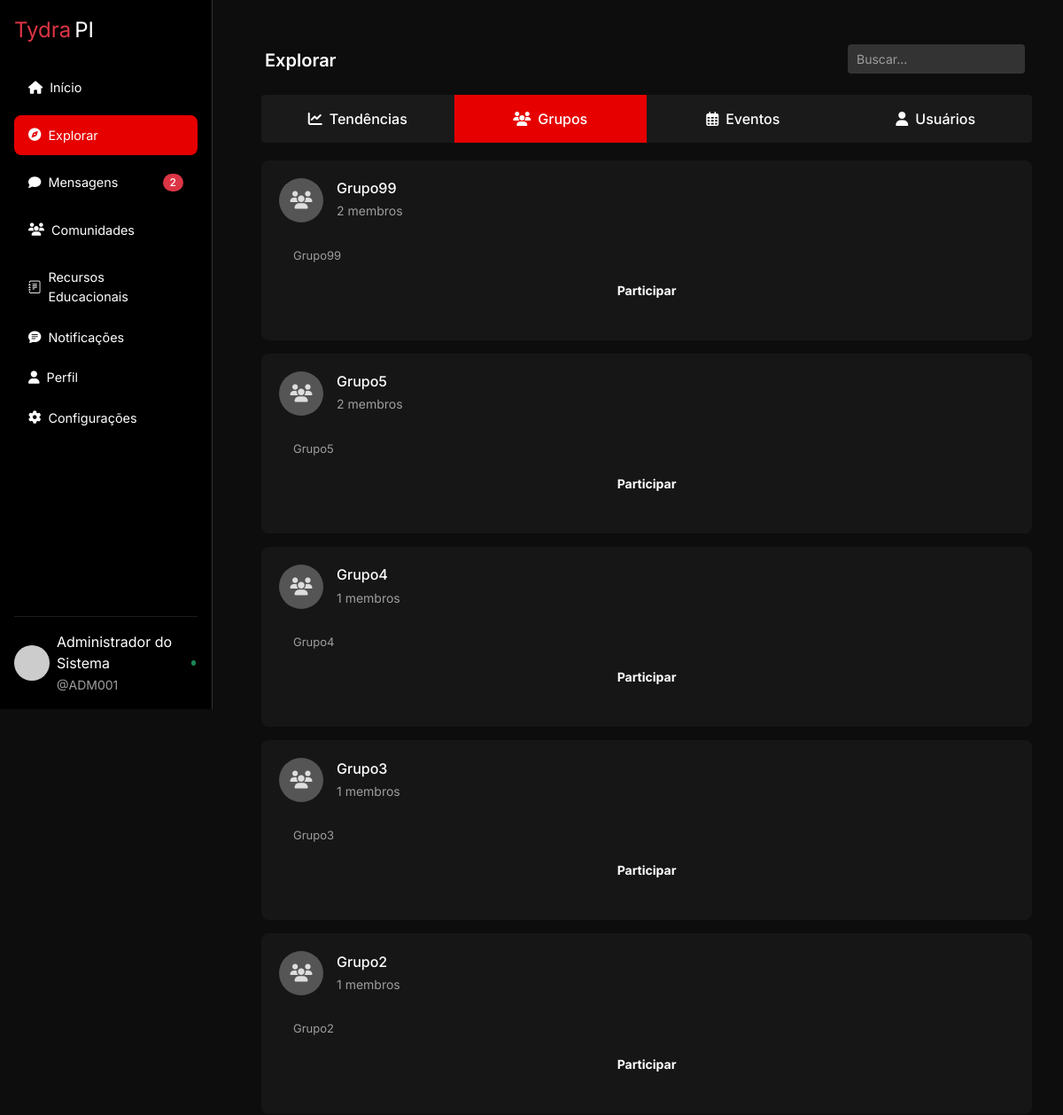
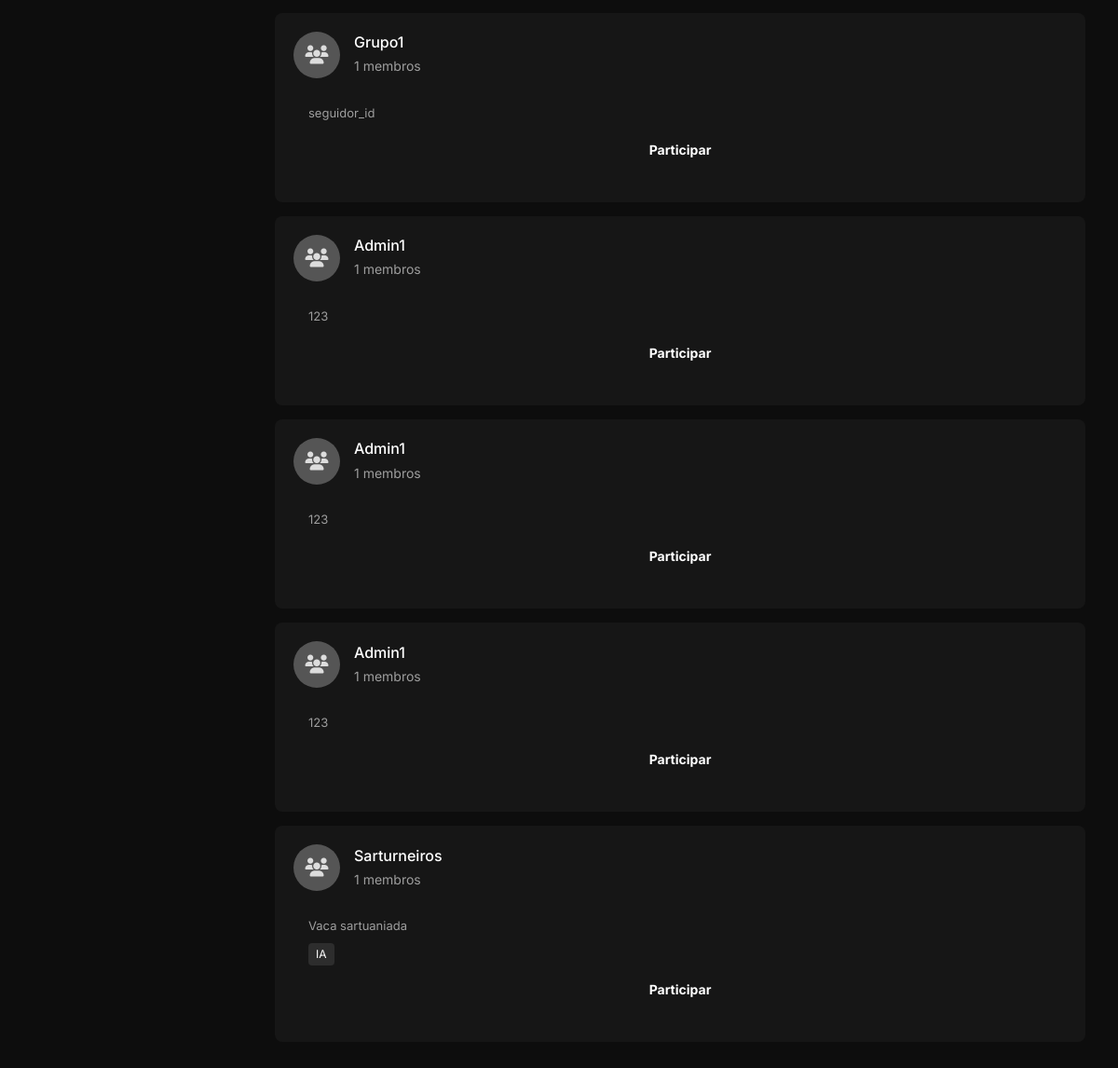
/explorar.php?tab=grupos (signed in), run on the app's committed database (2 pictures, top to bottom).
### tables this page shows
CREATE TABLE `grupos` (
  `id` int(11) NOT NULL,
  `nome` varchar(255) NOT NULL,
  `descricao` text DEFAULT NULL,
  `criador_id` int(10) UNSIGNED NOT NULL,
  `data_criacao` datetime DEFAULT current_timestamp()
);

### functions/explorar_functions.php (called while the page is built, shortened)
<?php
function buscarGrupos($pdo, $termoBusca = null, $pagina = 1, $itensPorPagina = 10) {
    $offset = ($pagina - 1) * $itensPorPagina;
    $sql = "SELECT g.*, u.nome AS criador_nome,
            (SELECT COUNT(*) FROM grupo_membros WHERE grupo_id = g.id) AS total_membros
            FROM grupos g
            JOIN usuario u ON g.criador_id = u.idusuario
            WHERE 1=1";
    $params = [];
    $sql .= " ORDER BY g.data_criacao DESC LIMIT :offset, :limit";
    $stmt = $pdo->prepare($sql);
    $stmt->bindValue(':offset', $offset, PDO::PARAM_INT);
    $stmt->bindValue(':limit', $itensPorPagina, PDO::PARAM_INT);
    $stmt->execute();
    return $stmt->fetchAll(PDO::FETCH_ASSOC);
}
function estaNoGrupo($pdo, $grupoId, $usuarioId) {
    $sql = "SELECT COUNT(*)
            FROM grupo_membros
            WHERE grupo_id = :grupo_id AND usuario_id = :usuario_id";
    $stmt = $pdo->prepare($sql);
    $stmt->bindValue(':grupo_id', $grupoId, PDO::PARAM_INT);
    $stmt->bindValue(':usuario_id', $usuarioId, PDO::PARAM_INT);
    $stmt->execute();
    return $stmt->fetchColumn() > 0;
}

### explorar.php (the view, shortened to what this page needs)
<?php
require './functions/explorar_functions.php';
require 'includes/conexao.php';
$termoBusca = isset($_GET['search']) ? trim($_GET['search']) : null;
$grupos = buscarGrupos($pdo, $termoBusca, 1, 10);
$active_tab = isset($_GET['tab']) ? $_GET['tab'] : 'tendencias';
?>
<!DOCTYPE html>
<html lang="pt-BR">
<head>
    <link href="https://cdn.jsdelivr.net/npm/bootstrap@5.3.0-alpha1/dist/css/bootstrap.min.css" rel="stylesheet">
    <link rel="stylesheet" href="https://cdnjs.cloudflare.com/ajax/libs/font-awesome/5.15.4/css/all.min.css">
    <link rel="stylesheet" href="assets/css/style.css">
    <?php include 'includes/header.php'; ?>
</head>
<body>
    <?php include 'includes/sidebar.php'?>
    <div class="d-flex">
        <div class="content-wrapper">
            <div class="container">
                <header class="header row">
                    <div class="col align-items-center p-3">
                        <h2>Explorar</h2>
                    </div>
                    <div class="search-container col justify-center search-container-explorar">
                        <form method="GET" action="">
                            <input type="text" class="search-bar" name="search" placeholder="Buscar..."
                                aria-label="Buscar" value="<?= htmlspecialchars($termoBusca ?? '') ?>">
                        </form>
                    </div>
                </header>
                <nav class="tabs">
                    <a href="?tab=tendencias" class="tab-link <?= $active_tab === 'tendencias' ? 'active' : '' ?>">
                        <i class="fas fa-chart-line"></i> Tendências
                    </a>
                    <a href="?tab=grupos" class="tab-link <?= $active_tab === 'grupos' ? 'active' : '' ?>">
                        <i class="fas fa-users"></i> Grupos
                    </a>
                    <a href="?tab=eventos" class="tab-link <?= $active_tab === 'eventos' ? 'active' : '' ?>">
                        <i class="far fa-calendar-alt"></i> Eventos
                    </a>
                    <a href="?tab=usuarios" class="tab-link <?= $active_tab === 'usuarios' ? 'active' : '' ?>">
                        <i class="fas fa-user"></i> Usuários
                    </a>
                </nav>
                <main class="content">
                    <?php if ($active_tab === 'tendencias'): ?>
                        <div class="tendencias-container">
                            <div class="alert alert-info">
                                As tendências serão implementadas na próxima versão.
                            </div>
                        </div>
                    <?php elseif ($active_tab === 'grupos'): ?>
                        <div class="grupos-container">
                            <?php foreach ($grupos as $grupo): ?>
                                <div class="card">
                                    <div class="card-header">
                                        <div class="user-profile">
                                            <div class="avatar">
                                                <i class="fas fa-users"></i>
                                            </div>
                                            <div class="user-info">
                                                <h2 class="card-title"><?= htmlspecialchars($grupo['nome']) ?></h2>
                                                <div class="follower-count"><?= $grupo['total_membros'] ?> membros</div>
                                            </div>
                                        </div>
                                    </div>
                                    <div class="card-body">
                                        <p class="card-description"><?= htmlspecialchars($grupo['descricao']) ?></p>
                                        <div class="tags-container">
                                            <?php
                                            $tags = [];
                                            if (stripos($grupo['descricao'], 'IA') !== false || stripos($grupo['descricao'], 'inteligência artificial') !== false) $tags[] = 'IA';
                                            foreach ($tags as $tag): ?>
                                                <span class="tag"><?= htmlspecialchars($tag) ?></span>
                                            <?php endforeach; ?>
                                        </div>
                                        <div class="card-actionsEvents">
                                            <?php if ($usuarioAtualId): ?>
                                                <?php if (estaNoGrupo($pdo, $grupo['id'], $usuarioAtualId)): ?>
                                                    <button class="btn btn-following w-100" disabled>Já participa</button>
                                                <?php else: ?>
                                                    <form method="POST" action="">
                                                        <button type="submit" class="btn btn-participate w-100">Participar</button>
                                                    </form>
                                                <?php endif; ?>
                                            <?php else: ?>
                                                <button class="btn btn-participate w-100" disabled>Faça login para participar</button>
                                            <?php endif; ?>
                                        </div>
                                    </div>
                                </div>
                            <?php endforeach; ?>
                        </div>
                    <?php endif; ?>
                </main>
            </div>
        </div>
    </div>
</body>
</html>

### explorar.php (style rules this page uses)
.content-wrapper { align-self: center; margin-left: 260px; padding: 20px; width: calc(100%); }

### data on the page
grupos: nome "Grupo99", total_membros "2", descricao "Grupo99"
grupos: nome "Grupo5", total_membros "2", descricao "Grupo5"
grupos: nome "Grupo4", total_membros "1", descricao "Grupo4"
grupos: nome "Grupo3", total_membros "1", descricao "Grupo3"
grupos: nome "Grupo2", total_membros "1", descricao "Grupo2"
grupos: nome "Grupo1", total_membros "1", descricao "seguidor_id"
grupos: nome "Admin1", total_membros "1", descricao "123"
grupos: nome "Admin1", total_membros "1", descricao "123"
grupos: nome "Admin1", total_membros "1", descricao "123"
grupos: nome "Sarturneiros", total_membros "1", descricao "Vaca sartuaniada", tag "IA"

### other printed values
$totalMensagensNaoLidas "2"
$usuarioNome "Administrador do Sistema"
$usuarioMatricula "ADM001"
